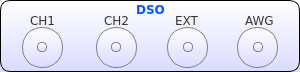
   <widget class="QFrame" name="frame_15">
    <property name="geometry">
     <rect>
      <x>355</x>
      <y>6</y>
      <width>300</width>
      <height>72</height>
     </rect>
    </property>
    <property name="styleSheet">
     <string notr="true">/*QFrame{border:2px solid black; background-color: rgba(0,0,0,0);border-radius:10px;}
QLabel{border:1px solid rgba(0,0,0,0);}*/
QFrame{border:1px solid black; background-color: qlineargradient(x1: 0, y1: 0, x2: 0, y2: 1,stop: 0 #ffffff, stop: 1 #dadbff);border-radius:10px;}
QLabel{border:1px solid rgba(0,0,0,0);
background-color: rgb(0, 0, 0,0);
}

</string>
    </property>
    <property name="frameShape">
     <enum>QFrame::StyledPanel</enum>
    </property>
    <property name="frameShadow">
     <enum>QFrame::Raised</enum>
    </property>
    <widget class="QLabel" name="label_74">
     <property name="geometry">
      <rect>
       <x>100</x>
       <y>12</y>
       <width>38</width>
       <height>17</height>
      </rect>
     </property>
     <property name="font">
      <font>
       <family>DejaVu Sans</family>
       <pointsize>9</pointsize>
       <weight>50</weight>
       <bold>false</bold>
      </font>
     </property>
     <property name="styleSheet">
      <string notr="true">color: rgb(53, 53, 53);</string>
     </property>
     <property name="text">
      <string>CH2</string>
     </property>
    </widget>
    <widget class="QLabel" name="label_75">
     <property name="geometry">
      <rect>
       <x>26</x>
       <y>12</y>
       <width>38</width>
       <height>17</height>
      </rect>
     </property>
     <property name="font">
      <font>
       <family>DejaVu Sans</family>
       <pointsize>9</pointsize>
       <weight>50</weight>
       <bold>false</bold>
      </font>
     </property>
     <property name="styleSheet">
      <string notr="true">color: rgb(53, 53, 53);</string>
     </property>
     <property name="text">
      <string>CH1</string>
     </property>
    </widget>
    <widget class="QFrame" name="dso1_outer_9">
     <property name="geometry">
      <rect>
       <x>22</x>
       <y>27</y>
       <width>41</width>
       <height>41</height>
      </rect>
     </property>
     <property name="styleSheet">
      <string notr="true">border:1px solid gray;border-radius:20px;
image: url(:/new/prefix1/Button-Blank-Gray-icon.png);</string>
     </property>
     <property name="frameShape">
      <enum>QFrame::StyledPanel</enum>
     </property>
     <property name="frameShadow">
      <enum>QFrame::Raised</enum>
     </property>
     <widget class="QFrame" name="dso1_inner_6">
      <property name="geometry">
       <rect>
        <x>15</x>
        <y>15</y>
        <width>10</width>
        <height>10</height>
       </rect>
      </property>
      <property name="styleSheet">
       <string notr="true">border:1px solid gray;border-radius:4px;
</string>
      </property>
      <property name="frameShape">
       <enum>QFrame::StyledPanel</enum>
      </property>
      <property name="frameShadow">
       <enum>QFrame::Raised</enum>
      </property>
     </widget>
    </widget>
    <widget class="QFrame" name="dso_outer_18">
     <property name="geometry">
      <rect>
       <x>96</x>
       <y>27</y>
       <width>41</width>
       <height>41</height>
      </rect>
     </property>
     <property name="styleSheet">
      <string notr="true">border:1px solid gray;border-radius:20px;
image: url(:/new/prefix1/Button-Blank-Gray-icon.png);</string>
     </property>
     <property name="frameShape">
      <enum>QFrame::StyledPanel</enum>
     </property>
     <property name="frameShadow">
      <enum>QFrame::Raised</enum>
     </property>
     <widget class="QFrame" name="dso_inner_6">
      <property name="geometry">
       <rect>
        <x>15</x>
        <y>15</y>
        <width>10</width>
        <height>10</height>
       </rect>
      </property>
      <property name="styleSheet">
       <string notr="true">border:1px solid gray;border-radius:4px;
</string>
      </property>
      <property name="frameShape">
       <enum>QFrame::StyledPanel</enum>
      </property>
      <property name="frameShadow">
       <enum>QFrame::Raised</enum>
      </property>
     </widget>
    </widget>
    <widget class="QLabel" name="label_76">
     <property name="geometry">
      <rect>
       <x>7</x>
       <y>1</y>
       <width>287</width>
       <height>16</height>
      </rect>
     </property>
     <property name="font">
      <font>
       <family>DejaVu Sans</family>
       <weight>75</weight>
       <bold>true</bold>
      </font>
     </property>
     <property name="styleSheet">
      <string notr="true">/*background-color:blue;
color: rgb(0, 85, 255);
color:white;
border:1px solid black;
border-radius:8px;*/
color: rgb(0, 85, 255);</string>
     </property>
     <property name="text">
      <string>DSO</string>
     </property>
     <property name="alignment">
      <set>Qt::AlignCenter</set>
     </property>
    </widget>
    <widget class="QLabel" name="label_77">
     <property name="geometry">
      <rect>
       <x>241</x>
       <y>12</y>
       <width>43</width>
       <height>17</height>
      </rect>
     </property>
     <property name="font">
      <font>
       <family>DejaVu Sans</family>
       <pointsize>9</pointsize>
       <weight>50</weight>
       <bold>false</bold>
      </font>
     </property>
     <property name="styleSheet">
      <string notr="true">color: rgb(53, 53, 53);</string>
     </property>
     <property name="text">
      <string>AWG</string>
     </property>
    </widget>
    <widget class="QFrame" name="frame_40">
     <property name="geometry">
      <rect>
       <x>237</x>
       <y>27</y>
       <width>41</width>
       <height>41</height>
      </rect>
     </property>
     <property name="styleSheet">
      <string notr="true">border:1px solid gray;border-radius:20px;
image: url(:/new/prefix1/Button-Blank-Gray-icon.png);</string>
     </property>
     <property name="frameShape">
      <enum>QFrame::StyledPanel</enum>
     </property>
     <property name="frameShadow">
      <enum>QFrame::Raised</enum>
     </property>
     <widget class="QFrame" name="frame_41">
      <property name="geometry">
       <rect>
        <x>16</x>
        <y>15</y>
        <width>10</width>
        <height>10</height>
       </rect>
      </property>
      <property name="styleSheet">
       <string notr="true">border:1px solid gray;border-radius:4px;
</string>
      </property>
      <property name="frameShape">
       <enum>QFrame::StyledPanel</enum>
      </property>
      <property name="frameShadow">
       <enum>QFrame::Raised</enum>
      </property>
     </widget>
    </widget>
    <widget class="QLabel" name="label_78">
     <property name="geometry">
      <rect>
       <x>171</x>
       <y>12</y>
       <width>35</width>
       <height>17</height>
      </rect>
     </property>
     <property name="font">
      <font>
       <family>DejaVu Sans</family>
       <pointsize>9</pointsize>
       <weight>50</weight>
       <bold>false</bold>
      </font>
     </property>
     <property name="styleSheet">
      <string notr="true">color: rgb(53, 53, 53);</string>
     </property>
     <property name="text">
      <string>EXT</string>
     </property>
    </widget>
    <widget class="QFrame" name="frame_42">
     <property name="geometry">
      <rect>
       <x>167</x>
       <y>27</y>
       <width>41</width>
       <height>41</height>
      </rect>
     </property>
     <property name="styleSheet">
      <string notr="true">border:1px solid gray;border-radius:20px;
image: url(:/new/prefix1/Button-Blank-Gray-icon.png);</string>
     </property>
     <property name="frameShape">
      <enum>QFrame::StyledPanel</enum>
     </property>
     <property name="frameShadow">
      <enum>QFrame::Raised</enum>
     </property>
     <widget class="QFrame" name="frame_43">
      <property name="geometry">
       <rect>
        <x>16</x>
        <y>15</y>
        <width>10</width>
        <height>10</height>
       </rect>
      </property>
      <property name="styleSheet">
       <string notr="true">border:1px solid gray;border-radius:4px;
</string>
      </property>
      <property name="frameShape">
       <enum>QFrame::StyledPanel</enum>
      </property>
      <property name="frameShadow">
       <enum>QFrame::Raised</enum>
      </property>
     </widget>
    </widget>
   </widget>
